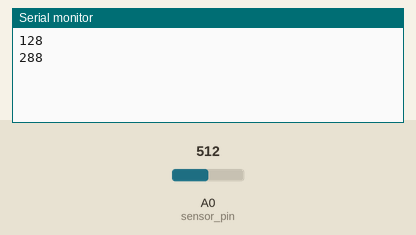
A sketch run on a simulated Arduino Nano, built with avr-gcc and run on an emulated ATmega328P. Parts: the last lines printed to the serial monitor. The inputs (shaded band) are chosen by the test bench; at power-on: A0 (sensor_pin) = 512.

Above: at 1.8 s.
1.9 s: A0 (sensor_pin) set to 716
At 2.8 s:
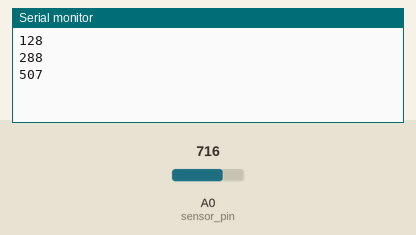
3.4 s: A0 (sensor_pin) set to 900
At 4.8 s:
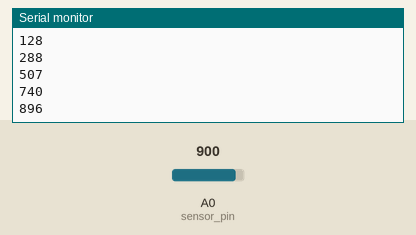
Timing chart, 0 to 6.4 s (numbered marks = the images above; inputs shaded):
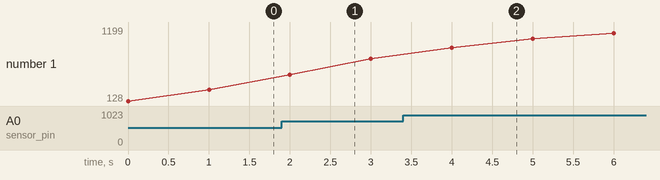

Measured:
- after the input at 1.9 s, the serial monitor: prints a new line after 0.10 s (image 1)
- after the input at 3.4 s, the serial monitor: prints a new line after 0.60 s (image 2)
- plotted number 1: 288 → 740 after the input at 1.9 s, 740 → 1199 after the input at 3.4 s

The sketch:

Assignment6_Arduino.ino
```cpp
/*---------------------Assignment 5 -----------------*/
 int sensor_pin=A0; //  analog pin connected to sensor
  int sensor_val=0;
 const int signalPin = 4;   // digital pin number

/*---------------------Part (a)-----------------*/
/*a filter routine for a signal being read on an Arduino.
Install and set Arduino Nano->*/
/*---------------------Part (b)-----------------*/
// the setup function runs once when you press reset or power the board
// void setup() {
//   // initialize digital pin LED_BUILTIN as an output.
//   pinMode(LED_BUILTIN, OUTPUT);
// }

// // the loop function runs over and over again forever
// void loop() {
//   digitalWrite(LED_BUILTIN, HIGH);  // turn the LED on (HIGH is the voltage level)
//   delay(1000);     //delay(200);               // wait for a second //
//   digitalWrite(LED_BUILTIN, LOW);   // turn the LED off by making the voltage LOW
//   delay(1000);     //delay(200);                 // wait for a second
// }
/*---------------------Part (c)-----------------*/
/*read a heart rate sensor (KY-039 Heartbeat Sensor)
black(signal)-->pin A0 |  gray-->GND  |  white-->5V */

/*---------------------Part (d)-----------------*/
// /*read the sensor and display the signal on the computer using the SSerial Plotter*/
//  void setup() {

// // pinMode(signalPin, OUTPUT);
// Serial.begin(9600); /*-----(1) setup() function with 9600 baud,----*/
// pinMode(sensor_pin, INPUT); //initialize ldr sensor as INPUT
// }
//  void loop() {
//      int sensor_val = analogRead(sensor_pin);   /*-----(2) read value --> stored in a sensor_val(variable) --->A0*/
//      Serial.println(sensor_val); /*-----(3)display : the Serial Monitor-->numbers | graphically-->Serial Plotter*/
//      delay(1000);  // delay
// }
/*---------------------Part (e)-----------------*/
/*Arduino’s ADC provides a 10-bit value,
discard the last two bits
division by 2^n ---->as y = x >> n
multiplication by 2^n --->as y = x << n
Observe the values on the Serial Plotter*/

//  void setup() {
// Serial.begin(9600);
// pinMode(sensor_pin, INPUT); //INPUT
// // pinMode(signalPin, OUTPUT);//OUTPUT
// }

//  void loop() {

// int y = 2;
// int binaryData = 10;  // binary data
// int shiftedData = binaryData >> y;
//      int sensor_val = analogRead(sensor_pin);   //read value
//      Serial.println(sensor_val); //display
//      delay(1000);  // delay
// // digitalWrite(signalPin, LOW);
// // //delay(1000); // delay
// }

/*---------------------Part (f)-----------------*/
//  void setup() {
// Serial.begin(9600);
// pinMode(sensor_pin, INPUT); //INPUT
// // pinMode(signalPin, OUTPUT);//OUTPUT
//  }
//  void loop() {
// int y = 2;
// int binaryData = 10;  // binary data
// int shiftedData = binaryData >> y;
//      int sensor_val = analogRead(sensor_pin); // read data
//      Serial.println(sensor_val); //display
//      //digitalWrite(signalPin, !digitalRead(signalPin)); // oscilloscope measurement
//      delay(1000);  // delay
//  }

/*---------------------Part (g)-----------------*/
 /*---------------------(i)-----------------*/
/* filter length (BL), fraction length (FL),
and a static array for filter coefficients (B).*/
// Global variables
const int BL = 4;  // Filter length
const int FL = 2;  // Fraction length

// Fixed-Point representation
const int scale = 1 << FL;  // Scaling factor by 2^2 (which is 4) multiplication
// Floating-point coefficients ---> fixed-point
// const int BL = 21;
// const int B[BL] = {
//    -0.09052875617128, 0.009722747694745,  0.01838996686929,  0.03195431491574,
//     0.04915884133571,  0.06837674373478,  0.08774872525134,   0.1053566360378,
//      0.1194195945823,   0.1284901981234,   0.1316232562652,   0.1284901981234,
//      0.1194195945823,   0.1053566360378,  0.08774872525134,  0.06837674373478,
//     0.04915884133571,  0.03195431491574,  0.01838996686929, 0.009722747694745,
//    -0.09052875617128
// };

const int B[BL] = {0.25 * scale, 0.25 * scale, 0.25 * scale, 0.25 * scale};  // Global array with fixed-point coefficients
 /*---------------------(ii)-----------------*/
 /*Define a static array (sensor_buf) to store the last N + 1 preceding values of the input signal.
 Also, use a global counting variable n to keep track of the current index.*/
// Global array for storing preceding sensor values
int sensor_buf[BL];

// Global counting variable
int n = 0;
int sensor_filt = 0;
/*---------------------(iii)-----------------*/
/*Implement the filter routine to calculate the filtered output using the FIR filter equation*/
// Function to apply the Running-Average-FIR filter
// Declare sensor_filt only once at the beginning of the function
int runningAverageFIR(int sensor_val) {
  //int sensor_filt = 0;  // Declaration at the beginning

  // Update buffer with current sensor value
  sensor_buf[n] = sensor_val;
  n = (n + 1) % BL;  // Update index with modulo

  // Running-Average-FIR filter
  for (int k = 0; k < BL; k++) {
    int correct_index = (n - k + BL) % BL;  // indexing as a ring buffer
    sensor_filt += B[k] * sensor_buf[correct_index];
  }

  // Shift by the fraction length
  sensor_filt >>= FL;

  return sensor_filt;
}


/*---------------------(iv)-----------------*/
/*Consider the fraction length and shift the result accordingly*/
// Inside the filter routine after the for loop
 void setup() {
Serial.begin(9600);
pinMode(sensor_pin, INPUT); //INPUT
}
/*---------------------(v)-----------------*/

void loop() {
  // Example usage:
  int sensor_val = analogRead(sensor_pin);  // Read sensor value

  // Apply the filter
  int result = runningAverageFIR(sensor_val);

  // Print the filtered result
  //Serial.print("Filtered Result: ");
  Serial.println(result);

  // Use the filtered result as needed

  delay(1000);  // Adjust delay as needed
}
```
